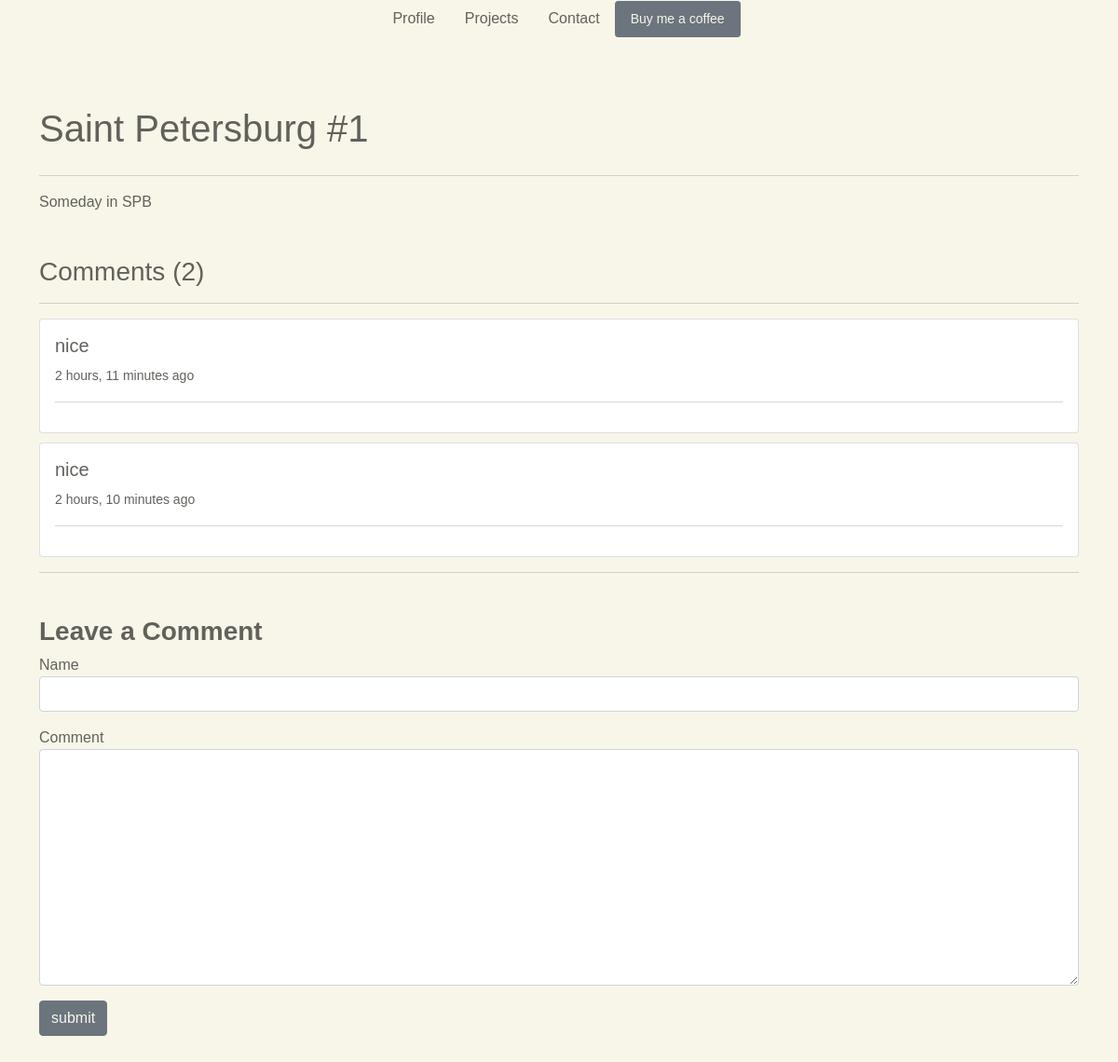
Page /project/a70cdc4bc4df407eb2ed1d105388e9ab/ on the committed database.
### matthewsportfolio/models.py (models this page shows, shortened)
class Project(models.Model):
    id = models.UUIDField(default=uuid.uuid4, unique=True, primary_key=True, editable=False)
    field = models.ForeignKey(Field, on_delete=models.PROTECT, null=True)
    title = models.CharField(max_length=255)
    thumbnail = models.ImageField(null=True)
    description = RichTextUploadingField()
    slug = models.SlugField(null=True, blank=True)
    created = models.DateTimeField(auto_now_add=True)

class Comment(models.Model):
    project = models.ForeignKey(Project, on_delete=models.CASCADE)
    name = models.CharField(max_length=255)
    comment = models.TextField()
    created = models.DateTimeField(auto_now_add=True)

### matthewsportfolio/views.py (the view, shortened to what this page needs)
# urls.py: path('project/<str:pk>/', views.ProjectPage, name="project"),
def ProjectPage(request, pk):
    project = Project.objects.get(id=pk)
    count = project.comment_set.count()
    comments = project.comment_set.all().order_by('created')
    form = CommentForm()
    context = {'project': project, 'count': count, 'comments': comments, 'form': form}
    return render(request, 'base/project.html', context)

### matthewsportfolio/forms.py
class CommentForm(ModelForm):
    class Meta:
        model = Comment
        fields = '__all__'
        exclude = ['project', 'created']
    def __init__(self, *args, **kwargs):
        super(CommentForm, self).__init__(*args, **kwargs)
        self.fields['name'].widget.attrs.update(
            {'class': 'form-control'})
        self.fields['comment'].widget.attrs.update(
            {'class': 'form-control'})

### matthewsportfolio/templates/base/project.html (shortened to what this page needs)
{% extends 'base/main.html' %}
{% load static %}
{% block content %}
<section id="project" class="pd-top-30 pd-bot-30">
    <div class="container">
        <div class="project-image-container">
        </div>
        <h1 class="pd-top-bot-10">{{ project.title }}</h1>
        <hr>
        <p>{{ project.description|safe }}</p>
        <div class="project-comments-container pd-top-30">
            <h3>Comments ({{ count }})</h3>
            <hr>
            {% for comment in comments %}
            <div class="card mg-top-10">
                <div class="card-body">
                    <h5>{{ comment.name }}</h5>
                    <small>{{ comment.created | timesince }} ago</small>
                    <hr>
                </div>
            </div>
            {% endfor %}
            <hr>
            <h3 class="font-bold pd-top-30">Leave a Comment</h3>
            <form method="POST">
                {% for field in form %}
                <div class="mb-3">
                    <label for="exampleInputPassword1" class="form-laber">{{ field.label }}</label>
                    {{ field }}
                </div>
                {% endfor %}
                <input class="btn btn-secondary" type="submit" value="submit">
            </form>
        </div>
    </div>
</section>
{% endblock content %}

### static/styles/main.css (style rules this page uses)
body { font-family: 'Menlo', sans-serif !important; color: #62615c !important; background-color: #f8f6e9 !important; }
h1, h2, h3, h4, h5, p, a { color: #62615c !important; }
.btn-secondary { color: #f8f6e9 !important; }
.font-bold { font-weight: bold; }
.pd-top-30 { padding-top: 30px; }
.pd-bot-30 { padding-bottom: 30px; }
.mg-top-10 { margin-top: 10px; }

### static/styles/project.css (style rules this page uses)
.pd-top-bot-10 { padding: 10px 0; }
#project .project-image-container { text-align: center; }

### rows in the picture
Project: title "Saint Petersburg #1", description "Someday in SPB"
Comment: name "nice", created "2 hours, 11 minutes"
Comment: name "nice", created "2 hours, 10 minutes"

### other values in the picture
{{ count }} "2"
{{ field.label }} "Name" "Comment"
